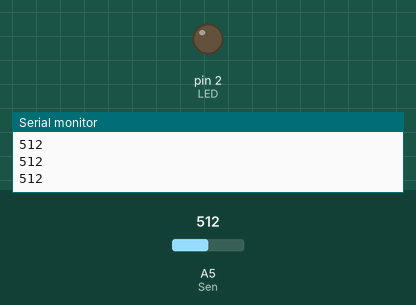
This sketch was run on a simulated Arduino Uno, built with avr-gcc and run on an emulated ATmega328P. Parts: output pins drawn as LEDs (lit = HIGH), the last lines printed to the serial monitor. Dashed ring = blinking. Inputs (shaded band) come from the test bench; at power-on: A5 (Sen) = 512.

Above: at 1.2 s.
1.3 s: A5 (Sen) set to 686
2.8 s: A5 (Sen) set to 709
At 5.7 s:
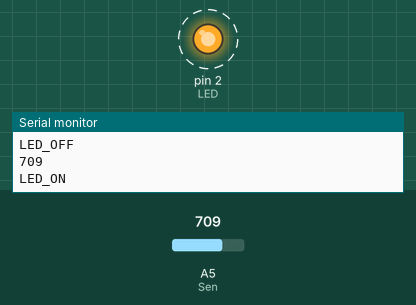
5.8 s: A5 (Sen) set to 690
At 6.8 s:
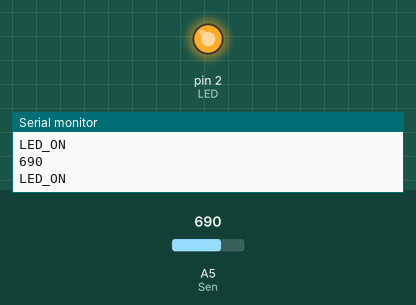
7.3 s: A5 (Sen) set to 710
At 7.71 s:
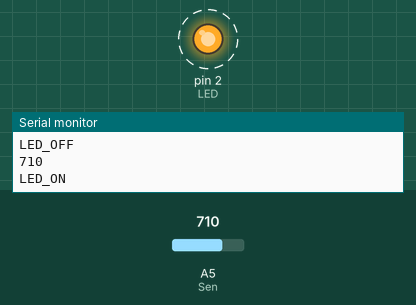
Timing chart, 0 to 11.3 s (numbered marks = the images above; inputs shaded):
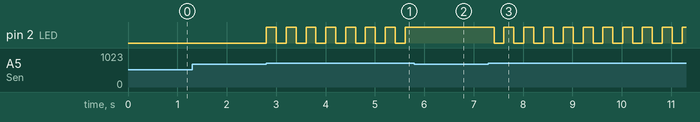

Measured:
- the behaviour switches between 700 and 701 on A5 (Sen) (found by bisection; images 0 and 1)
- after the input at 2.8 s, pin 2 (LED): alternates HIGH for 0.20 s and LOW for 0.20 s, starting at once
- after the input at 5.8 s, pin 2 (LED): stops changing and stays HIGH
- after the input at 7.3 s, pin 2 (LED): alternates HIGH for 0.20 s and LOW for 0.20 s, starting after 0.11 s

The sketch:

M0571_Arduino_UNO_R3.ino
```cpp
int Sen = 5; // ประกาศตัวแปรให้เซ็นเซอร์อยู่ที่ ขาที่ A5
int val = 0;
int LED = 2; // ประกาศตัวแปรให้ LED อยู่ที่ ขาที่ 2
int I = 0;
void setup() {
  pinMode(LED, OUTPUT);
  Serial.begin(9600);
}
void loop() {
  val = analogRead(Sen);
  Serial.println(val);
  //Serial.println(I);
  if (val > 700 || val < 300  ) {
    I = I + 1;

  }
  if (I == 1) {
    digitalWrite(LED, HIGH);
    Serial.println("LED_ON");
  }
  if (I == 2) {
    digitalWrite(LED, LOW);
    Serial.println("LED_OFF");
    I = 0;
  }
  delay(200);
}
```
